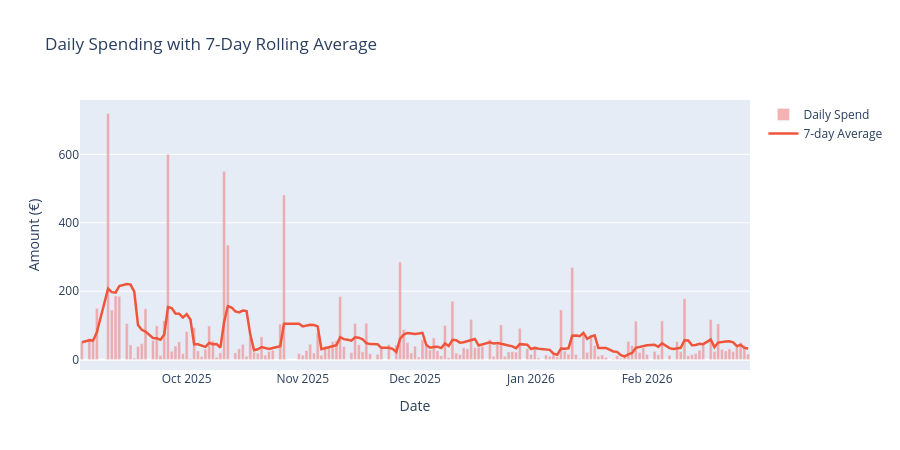

The notebook cell saved with this chart:
### Markdown cell above
## 6. Daily Spending Timeline

### Code cell
# Daily spending with 7-day rolling average
daily = expenses.groupby("date")["expense"].sum().reset_index().sort_values("date")
daily["rolling_7d"] = daily["expense"].rolling(7, min_periods=1).mean()

fig = go.Figure()
fig.add_trace(go.Bar(
    x=daily["date"], y=daily["expense"],
    name="Daily Spend", marker_color="lightcoral", opacity=0.6,
    hovertemplate="%{x|%d/%m/%Y}<br>%{y:,.2f} €<extra></extra>",
))
fig.add_trace(go.Scatter(
    x=daily["date"], y=daily["rolling_7d"],
    name="7-day Average", line=dict(color="#EF553B", width=2.5),
    hovertemplate="%{x|%d/%m/%Y}<br>Avg: %{y:,.2f} €<extra></extra>",
))
fig.update_layout(
    title="Daily Spending with 7-Day Rolling Average",
    xaxis_title="Date", yaxis_title="Amount (€)",
    height=450,
)
fig.show()

### Figure 1 — Plotly figure (JSON) as saved in the notebook; plotly's stock layout.template omitted (floating-point values rounded to 4 significant figures; data arrays with more than 128 entries replaced by an {"elided": "..."} marker saying what was removed)
{"data": [{"hovertemplate": "%{x|%d/%m/%Y}<br>%{y:,.2f} €<extra></extra>", "marker": {"color": "lightcoral"}, "name": "Daily Spend", "opacity": 0.6, "type": "bar", "x": {"elided": "162 str values"}, "y": {"elided": "162 float values"}}, {"hovertemplate": "%{x|%d/%m/%Y}<br>Avg: %{y:,.2f} €<extra></extra>", "line": {"color": "#EF553B", "width": 2.5}, "name": "7-day Average", "type": "scatter", "x": {"elided": "162 str values"}, "y": {"elided": "162 float values"}}], "layout": {"height": 450, "title": {"text": "Daily Spending with 7-Day Rolling Average"}, "xaxis": {"title": {"text": "Date"}}, "yaxis": {"title": {"text": "Amount (€)"}}}}
